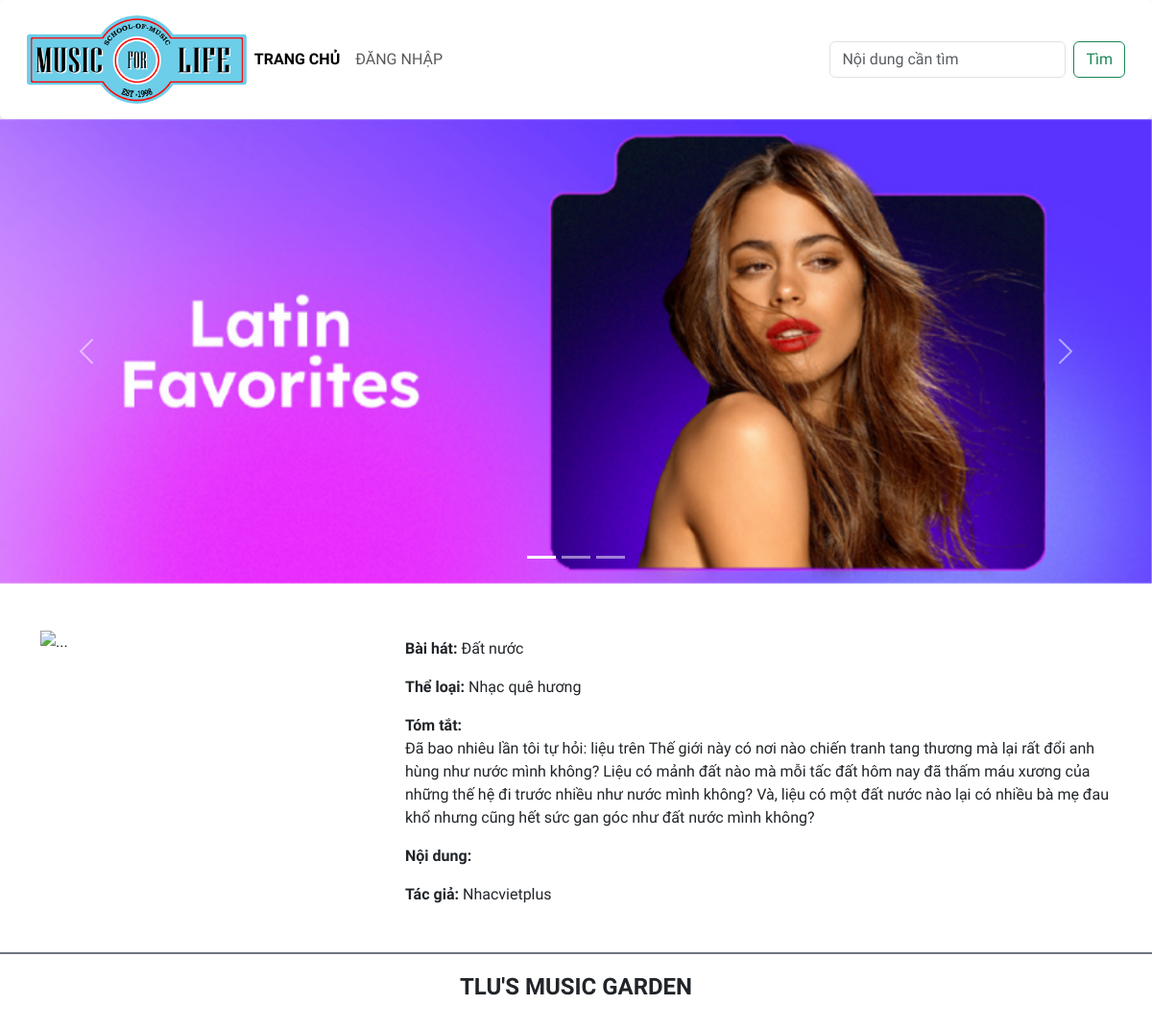
Page /?controller=home&action=get&id=5 on the committed database.
### tables this page shows
CREATE TABLE `baiviet` (
  `ma_bviet` int UNSIGNED NOT NULL,
  `tieude` varchar(200) NOT NULL,
  `ten_bhat` varchar(100) NOT NULL,
  `ma_tloai` int UNSIGNED NOT NULL,
  `tomtat` text NOT NULL,
  `noidung` text,
  `ma_tgia` int UNSIGNED NOT NULL,
  `ngayviet` date NOT NULL,
  `hinhanh` varchar(200) DEFAULT NULL
);

CREATE TABLE `theloai` (
  `ma_tloai` int UNSIGNED NOT NULL,
  `ten_tloai` varchar(50) NOT NULL,
  `SLBaiViet` int DEFAULT NULL
);

CREATE TABLE `tacgia` (
  `ma_tgia` int UNSIGNED NOT NULL,
  `ten_tgia` varchar(100) NOT NULL,
  `hinh_tgia` varchar(100) DEFAULT NULL
);

### controllers/HomeController.php (called while the page is built, shortened)
<?php
    include_once("services/ArticleService.php");
    include_once("services/AuthorService.php");
    include_once "services/CategoryService.php";
class HomeController {
    public function get()
    {
        $id = $_GET["id"];
        $articles = new ArticleService();
        $article = $articles->getDetail($id);
        $authors = new AuthorService();
        $author = $authors->getDetail($article[0]->get_ma_tgia());
        $categories = new CategoryService();
        $category = $categories->getDetail($article[0]->get_ma_tloai());
        include "views/home/detail.php";
    }
}
?>

### index.php (called while the page is built, shortened)
<?php
$action     = isset($_GET['action'])?       $_GET['action']:'index';
$myObj = new $controller();
$myObj->$action();

### services/ArticleService.php (called while the page is built, shortened)
<?php
include("models/Article.php");
class ArticleService{
    public function getDetail($id)
    {
        $dbConn = new DBConnection();
        $conn = $dbConn->getConnection();
        $sql = "SELECT * FROM baiviet WHERE ma_bviet = {$id}";
        $stmt = $conn->query($sql);
        $articles = [];
        while($row = $stmt->fetch()){
            $article = new BaiViet($row["ma_bviet"], $row["tieude"], $row["ten_bhat"], $row["ma_tloai"], $row["tomtat"], $row["noidung"], $row["ma_tgia"], $row["ngayviet"], $row["hinhanh"]);
            array_push($articles,$article);
        }
        return $articles;
    }
}
?>

### models/Article.php (called while the page is built, shortened)
<?php
class BaiViet{
    private $ten_bhat;
    private $tomtat;
    private $hinhanh;
    public function __construct($ma_bviet, $tieude, $ten_bhat, $ma_tloai, $tomtat, $noidung, $ma_tgia, $ngayviet, $hinhanh)
    {
        $this->ten_bhat = $ten_bhat;
        $this->tomtat = $tomtat;
        $this->hinhanh = $hinhanh;
    }
        public function get_ten_bhat() {
            return $this->ten_bhat;
        }
        public function get_tomtat() {
            return $this->tomtat;
        }
        public function get_hinhanh() {
            return $this->hinhanh;
        }
}
?>

### services/CategoryService.php (called while the page is built, shortened)
<?php
include "models/Category.php";
class CategoryService {
    public function getDetail($id)
    {
        $dbConn = new DBConnection();
        $conn = $dbConn->getConnection();
        $sql = "SELECT * FROM theloai WHERE ma_tloai = {$id}";
        $stmt = $conn->query($sql);
        $categories = [];
        while($row = $stmt->fetch()){
            $category = new TheLoai($row["ma_tloai"], $row["ten_tloai"]);
            array_push($categories, $category);
        }
        $category = $categories[0];
        return $category;
    }
}
?>

### models/Category.php (called while the page is built, shortened)
<?php
class TheLoai {
    private $ten_tloai;
    public function __construct($ma_tloai, $ten_tloai)
    {
        $this->ten_tloai = $ten_tloai;
    }
    public function get_ten_tloai() {
        return $this->ten_tloai;
    }
}
?>

### services/AuthorService.php (called while the page is built, shortened)
<?php
include "models/Author.php";
class AuthorService
{
    public function getDetail($id)
    {
        $dbConn = new DBConnection();
        $conn = $dbConn->getConnection();
        $sql = "SELECT * FROM tacgia WHERE ma_tgia = {$id}";
        $stmt = $conn->query($sql);
        $authors = [];
        while ($row = $stmt->fetch()) {
            $author = new Tacgia($row["ma_tgia"], $row["ten_tgia"], $row["hinh_tgia"]);
            array_push($authors, $author);
        }
        $author = $authors[0];
        return $author;
    }
}
?>

### models/Author.php (called while the page is built, shortened)
<?php
    class Tacgia {
        private $ten_tgia;
        public function __construct($ma_tgia, $ten_tgia, $hinh_tgia)
        {
            $this->ten_tgia = $ten_tgia;
        }
        public function get_ten_tgia() {
            return $this->ten_tgia;
        }
    }
?>

### views/home/detail.php (the view, shortened to what this page needs)
<!DOCTYPE html>
<html lang="en">
<head>
    <link href="https://cdn.jsdelivr.net/npm/bootstrap@5.3.0-alpha1/dist/css/bootstrap.min.css" rel="stylesheet">
    <link rel="stylesheet" href="../../../btth02v2/assets/css/style.css">
</head>
<body>
    <?php
        include "./views/layout/header.php";
    ?>
    <main class="container mt-5">
                <div class="row mb-5">
                    <div class="col-sm-4">
                        <img src="<?php echo $article[0]->get_hinhanh() ?>"  height="350" width="350" class="img-fluid" alt="...">
                    </div>
                    <div class="col-sm-8">
                        <p class="card-text"><span class=" fw-bold">Bài hát: </span><?php echo $article[0]->get_ten_bhat()  ?></p>
                        <p class="card-text"><span class=" fw-bold">Thể loại: </span><?php echo $category->get_ten_tloai()  ?></p>
                        <p class="card-text"><span class=" fw-bold">Tóm tắt: <br> </span><?php echo $article[0]->get_tomtat() ?></p>
                        <p class="card-text"><span class=" fw-bold">Nội dung: </span><?php echo $article[0]->get_noidung()  ?></p>
                        <p class="card-text"><span class=" fw-bold">Tác giả: </span><?php echo $author->get_ten_tgia() ?></p>
                    </div>
        </div>
    </main>
        <?php include "./views/layout/footer.php";
?>
</body>
</html>

### assets/css/style.css (style rules this page uses)
body { font-family: 'Numans', sans-serif !important; }

### rows in the picture
baiviet: ten_bhat "Đất nước", tomtat "Đã bao nhiêu lần tôi tự hỏi: liệu trên Thế giới này có nơi nào chiến tranh tang thương mà lại rất đổi anh hùng như nước mình không? Liệu có mảnh đất nào mà mỗi tấc đất hôm nay đã thấm máu xương của những thế hệ đi trước nhiều như nước mình không? Và, liệu có một đất nước nào lại có nhiều bà mẹ đau khổ nhưng cũng hết sức gan góc như đất nước mình không?"
theloai: ten_tloai "Nhạc quê hương"
tacgia: ten_tgia "Nhacvietplus"
